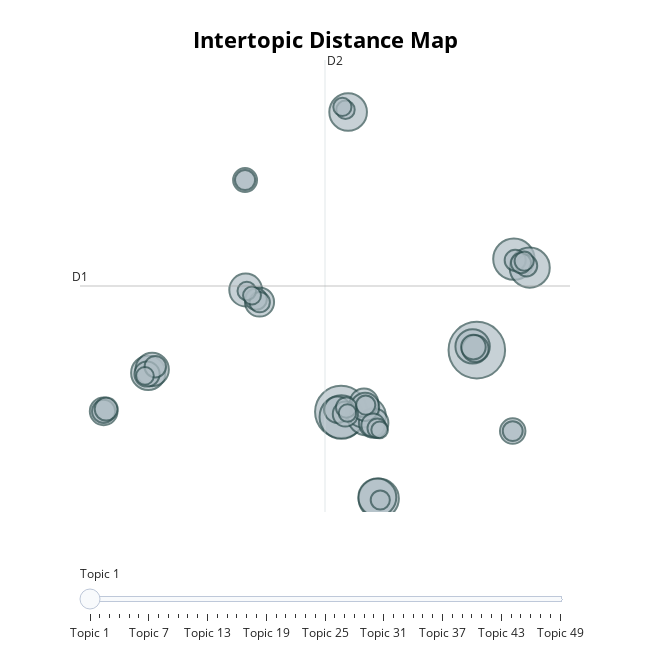

Here is the notebook cell this chart was saved with:
### Markdown cell above
## Topic Relationships

### Code cell
topic_model.visualize_topics(top_n_topics=50)

### Figure 1 — Plotly figure (JSON) as saved in the notebook; plotly's stock layout.template omitted (floating-point values rounded to 4 significant figures; data arrays with more than 128 entries replaced by an {"elided": "..."} marker saying what was removed)
{"data": [{"customdata": {"elided": "49x5 mixed values"}, "hovertemplate": "<b>Topic %{customdata[2]}</b><br>Words: %{customdata[3]}<br>Size: %{customdata[4]}", "legendgroup": "", "marker": {"color": "#B0BEC5", "line": {"color": "DarkSlateGrey", "width": 2}, "size": [3821, 3242, 2280, 2041, 1935, 1917, 1767, 1720, 1694, 1409, 1402, 1331, 1285, 1253, 1039, 1015, 966, 948, 918, 847, 834, 774, 759, 756, 723, 683, 658, 642, 630, 562, 552, 544, 529, 503, 497, 484, 481, 473, 454, 439, 438, 437, 411, 405, 394, 383, 375, 366, 333], "sizemode": "area", "sizeref": 2.388, "symbol": "circle"}, "mode": "markers", "name": "", "orientation": "v", "showlegend": false, "type": "scatter", "x": [13.65, 5.054, 5.072, 15.99, 7.436, 17.0, 6.672, 7.346, 5.498, 13.38, -7.158, -6.91, -0.9875, 6.416, 7.114, -0.1125, 6.503, 6.575, -9.98, 13.55, 4.827, 15.92, -7.235, 5.323, 13.43, -1.028, 7.08, -9.981, -9.822, -0.3325, -6.71, 16.8, 16.08, 5.379, -0.1027, -1.028, 16.44, 15.92, 7.341, 16.64, 6.613, 7.534, -0.9176, 5.332, 5.135, -0.5873, -7.366, 5.457, 7.494], "xaxis": "x", "y": [4.997, 0.5733, 0.2054, 11.52, -5.642, 10.9, 0.2606, -5.553, 22.06, 5.262, 3.361, 3.609, 9.303, 0.6193, -0.225, 8.442, 1.231, 0.9323, 0.6125, 5.104, 0.7261, -0.8044, 3.285, 0.4199, 5.212, 17.18, -0.3815, 0.6113, 0.7708, 8.658, 3.809, 11.04, 11.43, 0.8916, 8.432, 17.18, 11.23, -0.8044, -0.6046, 11.37, 1.057, -5.74, 9.233, 22.22, 22.42, 8.909, 3.153, 0.489, -0.7169], "yaxis": "y"}], "layout": {"annotations": [{"showarrow": false, "text": "D1", "x": -11.48, "y": 9.59, "yshift": 10}, {"showarrow": false, "text": "D2", "x": 4.034, "xshift": 10, "y": 25.78}], "height": 650, "hoverlabel": {"bgcolor": "white", "font": {"family": "Rockwell", "size": 16}}, "legend": {"itemsizing": "constant", "tracegroupgap": 0}, "margin": {"t": 60}, "shapes": [{"line": {"color": "#CFD8DC", "width": 2}, "type": "line", "x0": 4.034, "x1": 4.034, "y0": -6.601, "y1": 25.78}, {"line": {"color": "#9E9E9E", "width": 2}, "type": "line", "x0": -11.48, "x1": 19.55, "y0": 9.59, "y1": 9.59}], "sliders": [{"active": 0, "pad": {"t": 50}, "steps": [{"args": [{"marker.color": [["red", "#B0BEC5", "#B0BEC5", "#B0BEC5", "#B0BEC5", "#B0BEC5", "#B0BEC5", "#B0BEC5", "#B0BEC5", "#B0BEC5", "#B0BEC5", "#B0BEC5", "#B0BEC5", "#B0BEC5", "#B0BEC5", "#B0BEC5", "#B0BEC5", "#B0BEC5", "#B0BEC5", "#B0BEC5", "#B0BEC5", "#B0BEC5", "#B0BEC5", "#B0BEC5", "#B0BEC5", "#B0BEC5", "#B0BEC5", "#B0BEC5", "#B0BEC5", "#B0BEC5", "#B0BEC5", "#B0BEC5", "#B0BEC5", "#B0BEC5", "#B0BEC5", "#B0BEC5", "#B0BEC5", "#B0BEC5", "#B0BEC5", "#B0BEC5", "#B0BEC5", "#B0BEC5", "#B0BEC5", "#B0BEC5", "#B0BEC5", "#B0BEC5", "#B0BEC5", "#B0BEC5", "#B0BEC5"]]}], "label": "Topic 1", "method": "update"}, {"args": [{"marker.color": [["#B0BEC5", "red", "#B0BEC5", "#B0BEC5", "#B0BEC5", "#B0BEC5", "#B0BEC5", "#B0BEC5", "#B0BEC5", "#B0BEC5", "#B0BEC5", "#B0BEC5", "#B0BEC5", "#B0BEC5", "#B0BEC5", "#B0BEC5", "#B0BEC5", "#B0BEC5", "#B0BEC5", "#B0BEC5", "#B0BEC5", "#B0BEC5", "#B0BEC5", "#B0BEC5", "#B0BEC5", "#B0BEC5", "#B0BEC5", "#B0BEC5", "#B0BEC5", "#B0BEC5", "#B0BEC5", "#B0BEC5", "#B0BEC5", "#B0BEC5", "#B0BEC5", "#B0BEC5", "#B0BEC5", "#B0BEC5", "#B0BEC5", "#B0BEC5", "#B0BEC5", "#B0BEC5", "#B0BEC5", "#B0BEC5", "#B0BEC5", "#B0BEC5", "#B0BEC5", "#B0BEC5", "#B0BEC5"]]}], "label": "Topic 2", "method": "update"}, {"args": [{"marker.color": [["#B0BEC5", "#B0BEC5", "red", "#B0BEC5", "#B0BEC5", "#B0BEC5", "#B0BEC5", "#B0BEC5", "#B0BEC5", "#B0BEC5", "#B0BEC5", "#B0BEC5", "#B0BEC5", "#B0BEC5", "#B0BEC5", "#B0BEC5", "#B0BEC5", "#B0BEC5", "#B0BEC5", "#B0BEC5", "#B0BEC5", "#B0BEC5", "#B0BEC5", "#B0BEC5", "#B0BEC5", "#B0BEC5", "#B0BEC5", "#B0BEC5", "#B0BEC5", "#B0BEC5", "#B0BEC5", "#B0BEC5", "#B0BEC5", "#B0BEC5", "#B0BEC5", "#B0BEC5", "#B0BEC5", "#B0BEC5", "#B0BEC5", "#B0BEC5", "#B0BEC5", "#B0BEC5", "#B0BEC5", "#B0BEC5", "#B0BEC5", "#B0BEC5", "#B0BEC5", "#B0BEC5", "#B0BEC5"]]}], "label": "Topic 3", "method": "update"}, {"args": [{"marker.color": [["#B0BEC5", "#B0BEC5", "#B0BEC5", "red", "#B0BEC5", "#B0BEC5", "#B0BEC5", "#B0BEC5", "#B0BEC5", "#B0BEC5", "#B0BEC5", "#B0BEC5", "#B0BEC5", "#B0BEC5", "#B0BEC5", "#B0BEC5", "#B0BEC5", "#B0BEC5", "#B0BEC5", "#B0BEC5", "#B0BEC5", "#B0BEC5", "#B0BEC5", "#B0BEC5", "#B0BEC5", "#B0BEC5", "#B0BEC5", "#B0BEC5", "#B0BEC5", "#B0BEC5", "#B0BEC5", "#B0BEC5", "#B0BEC5", "#B0BEC5", "#B0BEC5", "#B0BEC5", "#B0BEC5", "#B0BEC5", "#B0BEC5", "#B0BEC5", "#B0BEC5", "#B0BEC5", "#B0BEC5", "#B0BEC5", "#B0BEC5", "#B0BEC5", "#B0BEC5", "#B0BEC5", "#B0BEC5"]]}], "label": "Topic 4", "method": "update"}, {"args": [{"marker.color": [["#B0BEC5", "#B0BEC5", "#B0BEC5", "#B0BEC5", "red", "#B0BEC5", "#B0BEC5", "#B0BEC5", "#B0BEC5", "#B0BEC5", "#B0BEC5", "#B0BEC5", "#B0BEC5", "#B0BEC5", "#B0BEC5", "#B0BEC5", "#B0BEC5", "#B0BEC5", "#B0BEC5", "#B0BEC5", "#B0BEC5", "#B0BEC5", "#B0BEC5", "#B0BEC5", "#B0BEC5", "#B0BEC5", "#B0BEC5", "#B0BEC5", "#B0BEC5", "#B0BEC5", "#B0BEC5", "#B0BEC5", "#B0BEC5", "#B0BEC5", "#B0BEC5", "#B0BEC5", "#B0BEC5", "#B0BEC5", "#B0BEC5", "#B0BEC5", "#B0BEC5", "#B0BEC5", "#B0BEC5", "#B0BEC5", "#B0BEC5", "#B0BEC5", "#B0BEC5", "#B0BEC5", "#B0BEC5"]]}], "label": "Topic 5", "method": "update"}, {"args": [{"marker.color": [["#B0BEC5", "#B0BEC5", "#B0BEC5", "#B0BEC5", "#B0BEC5", "red", "#B0BEC5", "#B0BEC5", "#B0BEC5", "#B0BEC5", "#B0BEC5", "#B0BEC5", "#B0BEC5", "#B0BEC5", "#B0BEC5", "#B0BEC5", "#B0BEC5", "#B0BEC5", "#B0BEC5", "#B0BEC5", "#B0BEC5", "#B0BEC5", "#B0BEC5", "#B0BEC5", "#B0BEC5", "#B0BEC5", "#B0BEC5", "#B0BEC5", "#B0BEC5", "#B0BEC5", "#B0BEC5", "#B0BEC5", "#B0BEC5", "#B0BEC5", "#B0BEC5", "#B0BEC5", "#B0BEC5", "#B0BEC5", "#B0BEC5", "#B0BEC5", "#B0BEC5", "#B0BEC5", "#B0BEC5", "#B0BEC5", "#B0BEC5", "#B0BEC5", "#B0BEC5", "#B0BEC5", "#B0BEC5"]]}], "label": "Topic 6", "method": "update"}, {"args": [{"marker.color": [["#B0BEC5", "#B0BEC5", "#B0BEC5", "#B0BEC5", "#B0BEC5", "#B0BEC5", "red", "#B0BEC5", "#B0BEC5", "#B0BEC5", "#B0BEC5", "#B0BEC5", "#B0BEC5", "#B0BEC5", "#B0BEC5", "#B0BEC5", "#B0BEC5", "#B0BEC5", "#B0BEC5", "#B0BEC5", "#B0BEC5", "#B0BEC5", "#B0BEC5", "#B0BEC5", "#B0BEC5", "#B0BEC5", "#B0BEC5", "#B0BEC5", "#B0BEC5", "#B0BEC5", "#B0BEC5", "#B0BEC5", "#B0BEC5", "#B0BEC5", "#B0BEC5", "#B0BEC5", "#B0BEC5", "#B0BEC5", "#B0BEC5", "#B0BEC5", "#B0BEC5", "#B0BEC5", "#B0BEC5", "#B0BEC5", "#B0BEC5", "#B0BEC5", "#B0BEC5", "#B0BEC5", "#B0BEC5"]]}], "label": "Topic 7", "method": "update"}, {"args": [{"marker.color": [["#B0BEC5", "#B0BEC5", "#B0BEC5", "#B0BEC5", "#B0BEC5", "#B0BEC5", "#B0BEC5", "red", "#B0BEC5", "#B0BEC5", "#B0BEC5", "#B0BEC5", "#B0BEC5", "#B0BEC5", "#B0BEC5", "#B0BEC5", "#B0BEC5", "#B0BEC5", "#B0BEC5", "#B0BEC5", "#B0BEC5", "#B0BEC5", "#B0BEC5", "#B0BEC5", "#B0BEC5", "#B0BEC5", "#B0BEC5", "#B0BEC5", "#B0BEC5", "#B0BEC5", "#B0BEC5", "#B0BEC5", "#B0BEC5", "#B0BEC5", "#B0BEC5", "#B0BEC5", "#B0BEC5", "#B0BEC5", "#B0BEC5", "#B0BEC5", "#B0BEC5", "#B0BEC5", "#B0BEC5", "#B0BEC5", "#B0BEC5", "#B0BEC5", "#B0BEC5", "#B0BEC5", "#B0BEC5"]]}], "label": "Topic 8", "method": "update"}, {"args": [{"marker.color": [["#B0BEC5", "#B0BEC5", "#B0BEC5", "#B0BEC5", "#B0BEC5", "#B0BEC5", "#B0BEC5", "#B0BEC5", "red", "#B0BEC5", "#B0BEC5", "#B0BEC5", "#B0BEC5", "#B0BEC5", "#B0BEC5", "#B0BEC5", "#B0BEC5", "#B0BEC5", "#B0BEC5", "#B0BEC5", "#B0BEC5", "#B0BEC5", "#B0BEC5", "#B0BEC5", "#B0BEC5", "#B0BEC5", "#B0BEC5", "#B0BEC5", "#B0BEC5", "#B0BEC5", "#B0BEC5", "#B0BEC5", "#B0BEC5", "#B0BEC5", "#B0BEC5", "#B0BEC5", "#B0BEC5", "#B0BEC5", "#B0BEC5", "#B0BEC5", "#B0BEC5", "#B0BEC5", "#B0BEC5", "#B0BEC5", "#B0BEC5", "#B0BEC5", "#B0BEC5", "#B0BEC5", "#B0BEC5"]]}], "label": "Topic 9", "method": "update"}, {"args": [{"marker.color": [["#B0BEC5", "#B0BEC5", "#B0BEC5", "#B0BEC5", "#B0BEC5", "#B0BEC5", "#B0BEC5", "#B0BEC5", "#B0BEC5", "red", "#B0BEC5", "#B0BEC5", "#B0BEC5", "#B0BEC5", "#B0BEC5", "#B0BEC5", "#B0BEC5", "#B0BEC5", "#B0BEC5", "#B0BEC5", "#B0BEC5", "#B0BEC5", "#B0BEC5", "#B0BEC5", "#B0BEC5", "#B0BEC5", "#B0BEC5", "#B0BEC5", "#B0BEC5", "#B0BEC5", "#B0BEC5", "#B0BEC5", "#B0BEC5", "#B0BEC5", "#B0BEC5", "#B0BEC5", "#B0BEC5", "#B0BEC5", "#B0BEC5", "#B0BEC5", "#B0BEC5", "#B0BEC5", "#B0BEC5", "#B0BEC5", "#B0BEC5", "#B0BEC5", "#B0BEC5", "#B0BEC5", "#B0BEC5"]]}], "label": "Topic 10", "method": "update"}, {"args": [{"marker.color": [["#B0BEC5", "#B0BEC5", "#B0BEC5", "#B0BEC5", "#B0BEC5", "#B0BEC5", "#B0BEC5", "#B0BEC5", "#B0BEC5", "#B0BEC5", "red", "#B0BEC5", "#B0BEC5", "#B0BEC5", "#B0BEC5", "#B0BEC5", "#B0BEC5", "#B0BEC5", "#B0BEC5", "#B0BEC5", "#B0BEC5", "#B0BEC5", "#B0BEC5", "#B0BEC5", "#B0BEC5", "#B0BEC5", "#B0BEC5", "#B0BEC5", "#B0BEC5", "#B0BEC5", "#B0BEC5", "#B0BEC5", "#B0BEC5", "#B0BEC5", "#B0BEC5", "#B0BEC5", "#B0BEC5", "#B0BEC5", "#B0BEC5", "#B0BEC5", "#B0BEC5", "#B0BEC5", "#B0BEC5", "#B0BEC5", "#B0BEC5", "#B0BEC5", "#B0BEC5", "#B0BEC5", "#B0BEC5"]]}], "label": "Topic 11", "method": "update"}, {"args": [{"marker.color": [["#B0BEC5", "#B0BEC5", "#B0BEC5", "#B0BEC5", "#B0BEC5", "#B0BEC5", "#B0BEC5", "#B0BEC5", "#B0BEC5", "#B0BEC5", "#B0BEC5", "red", "#B0BEC5", "#B0BEC5", "#B0BEC5", "#B0BEC5", "#B0BEC5", "#B0BEC5", "#B0BEC5", "#B0BEC5", "#B0BEC5", "#B0BEC5", "#B0BEC5", "#B0BEC5", "#B0BEC5", "#B0BEC5", "#B0BEC5", "#B0BEC5", "#B0BEC5", "#B0BEC5", "#B0BEC5", "#B0BEC5", "#B0BEC5", "#B0BEC5", "#B0BEC5", "#B0BEC5", "#B0BEC5", "#B0BEC5", "#B0BEC5", "#B0BEC5", "#B0BEC5", "#B0BEC5", "#B0BEC5", "#B0BEC5", "#B0BEC5", "#B0BEC5", "#B0BEC5", "#B0BEC5", "#B0BEC5"]]}], "label": "Topic 12", "method": "update"}, {"args": [{"marker.color": [["#B0BEC5", "#B0BEC5", "#B0BEC5", "#B0BEC5", "#B0BEC5", "#B0BEC5", "#B0BEC5", "#B0BEC5", "#B0BEC5", "#B0BEC5", "#B0BEC5", "#B0BEC5", "red", "#B0BEC5", "#B0BEC5", "#B0BEC5", "#B0BEC5", "#B0BEC5", "#B0BEC5", "#B0BEC5", "#B0BEC5", "#B0BEC5", "#B0BEC5", "#B0BEC5", "#B0BEC5", "#B0BEC5", "#B0BEC5", "#B0BEC5", "#B0BEC5", "#B0BEC5", "#B0BEC5", "#B0BEC5", "#B0BEC5", "#B0BEC5", "#B0BEC5", "#B0BEC5", "#B0BEC5", "#B0BEC5", "#B0BEC5", "#B0BEC5", "#B0BEC5", "#B0BEC5", "#B0BEC5", "#B0BEC5", "#B0BEC5", "#B0BEC5", "#B0BEC5", "#B0BEC5", "#B0BEC5"]]}], "label": "Topic 13", "method": "update"}, {"args": [{"marker.color": [["#B0BEC5", "#B0BEC5", "#B0BEC5", "#B0BEC5", "#B0BEC5", "#B0BEC5", "#B0BEC5", "#B0BEC5", "#B0BEC5", "#B0BEC5", "#B0BEC5", "#B0BEC5", "#B0BEC5", "red", "#B0BEC5", "#B0BEC5", "#B0BEC5", "#B0BEC5", "#B0BEC5", "#B0BEC5", "#B0BEC5", "#B0BEC5", "#B0BEC5", "#B0BEC5", "#B0BEC5", "#B0BEC5", "#B0BEC5", "#B0BEC5", "#B0BEC5", "#B0BEC5", "#B0BEC5", "#B0BEC5", "#B0BEC5", "#B0BEC5", "#B0BEC5", "#B0BEC5", "#B0BEC5", "#B0BEC5", "#B0BEC5", "#B0BEC5", "#B0BEC5", "#B0BEC5", "#B0BEC5", "#B0BEC5", "#B0BEC5", "#B0BEC5", "#B0BEC5", "#B0BEC5", "#B0BEC5"]]}], "label": "Topic 14", "method": "update"}, {"args": [{"marker.color": [["#B0BEC5", "#B0BEC5", "#B0BEC5", "#B0BEC5", "#B0BEC5", "#B0BEC5", "#B0BEC5", "#B0BEC5", "#B0BEC5", "#B0BEC5", "#B0BEC5", "#B0BEC5", "#B0BEC5", "#B0BEC5", "red", "#B0BEC5", "#B0BEC5", "#B0BEC5", "#B0BEC5", "#B0BEC5", "#B0BEC5", "#B0BEC5", "#B0BEC5", "#B0BEC5", "#B0BEC5", "#B0BEC5", "#B0BEC5", "#B0BEC5", "#B0BEC5", "#B0BEC5", "#B0BEC5", "#B0BEC5", "#B0BEC5", "#B0BEC5", "#B0BEC5", "#B0BEC5", "#B0BEC5", "#B0BEC5", "#B0BEC5", "#B0BEC5", "#B0BEC5", "#B0BEC5", "#B0BEC5", "#B0BEC5", "#B0BEC5", "#B0BEC5", "#B0BEC5", "#B0BEC5", "#B0BEC5"]]}], "label": "Topic 15", "method": "update"}, {"args": [{"marker.color": [["#B0BEC5", "#B0BEC5", "#B0BEC5", "#B0BEC5", "#B0BEC5", "#B0BEC5", "#B0BEC5", "#B0BEC5", "#B0BEC5", "#B0BEC5", "#B0BEC5", "#B0BEC5", "#B0BEC5", "#B0BEC5", "#B0BEC5", "red", "#B0BEC5", "#B0BEC5", "#B0BEC5", "#B0BEC5", "#B0BEC5", "#B0BEC5", "#B0BEC5", "#B0BEC5", "#B0BEC5", "#B0BEC5", "#B0BEC5", "#B0BEC5", "#B0BEC5", "#B0BEC5", "#B0BEC5", "#B0BEC5", "#B0BEC5", "#B0BEC5", "#B0BEC5", "#B0BEC5", "#B0BEC5", "#B0BEC5", "#B0BEC5", "#B0BEC5", "#B0BEC5", "#B0BEC5", "#B0BEC5", "#B0BEC5", "#B0BEC5", "#B0BEC5", "#B0BEC5", "#B0BEC5", "#B0BEC5"]]}], "label": "Topic 16", "method": "update"}, {"args": [{"marker.color": [["#B0BEC5", "#B0BEC5", "#B0BEC5", "#B0BEC5", "#B0BEC5", "#B0BEC5", "#B0BEC5", "#B0BEC5", "#B0BEC5", "#B0BEC5", "#B0BEC5", "#B0BEC5", "#B0BEC5", "#B0BEC5", "#B0BEC5", "#B0BEC5", "red", "#B0BEC5", "#B0BEC5", "#B0BEC5", "#B0BEC5", "#B0BEC5", "#B0BEC5", "#B0BEC5", "#B0BEC5", "#B0BEC5", "#B0BEC5", "#B0BEC5", "#B0BEC5", "#B0BEC5", "#B0BEC5", "#B0BEC5", "#B0BEC5", "#B0BEC5", "#B0BEC5", "#B0BEC5", "#B0BEC5", "#B0BEC5", "#B0BEC5", "#B0BEC5", "#B0BEC5", "#B0BEC5", "#B0BEC5", "#B0BEC5", "#B0BEC5", "#B0BEC5", "#B0BEC5", "#B0BEC5", "#B0BEC5"]]}], "label": "Topic 17", "method": "update"}, {"args": [{"marker.color": [["#B0BEC5", "#B0BEC5", "#B0BEC5", "#B0BEC5", "#B0BEC5", "#B0BEC5", "#B0BEC5", "#B0BEC5", "#B0BEC5", "#B0BEC5", "#B0BEC5", "#B0BEC5", "#B0BEC5", "#B0BEC5", "#B0BEC5", "#B0BEC5", "#B0BEC5", "red", "#B0BEC5", "#B0BEC5", "#B0BEC5", "#B0BEC5", "#B0BEC5", "#B0BEC5", "#B0BEC5", "#B0BEC5", "#B0BEC5", "#B0BEC5", "#B0BEC5", "#B0BEC5", "#B0BEC5", "#B0BEC5", "#B0BEC5", "#B0BEC5", "#B0BEC5", "#B0BEC5", "#B0BEC5", "#B0BEC5", "#B0BEC5", "#B0BEC5", "#B0BEC5", "#B0BEC5", "#B0BEC5", "#B0BEC5", "#B0BEC5", "#B0BEC5", "#B0BEC5", "#B0BEC5", "#B0BEC5"]]}], "label": "Topic 18", "method": "update"}, {"args": [{"marker.color": [["#B0BEC5", "#B0BEC5", "#B0BEC5", "#B0BEC5", "#B0BEC5", "#B0BEC5", "#B0BEC5", "#B0BEC5", "#B0BEC5", "#B0BEC5", "#B0BEC5", "#B0BEC5", "#B0BEC5", "#B0BEC5", "#B0BEC5", "#B0BEC5", "#B0BEC5", "#B0BEC5", "red", "#B0BEC5", "#B0BEC5", "#B0BEC5", "#B0BEC5", "#B0BEC5", "#B0BEC5", "#B0BEC5", "#B0BEC5", "#B0BEC5", "#B0BEC5", "#B0BEC5", "#B0BEC5", "#B0BEC5", "#B0BEC5", "#B0BEC5", "#B0BEC5", "#B0BEC5", "#B0BEC5", "#B0BEC5", "#B0BEC5", "#B0BEC5", "#B0BEC5", "#B0BEC5", "#B0BEC5", "#B0BEC5", "#B0BEC5", "#B0BEC5", "#B0BEC5", "#B0BEC5", "#B0BEC5"]]}], "label": "Topic 19", "method": "update"}, {"args": [{"marker.color": [["#B0BEC5", "#B0BEC5", "#B0BEC5", "#B0BEC5", "#B0BEC5", "#B0BEC5", "#B0BEC5", "#B0BEC5", "#B0BEC5", "#B0BEC5", "#B0BEC5", "#B0BEC5", "#B0BEC5", "#B0BEC5", "#B0BEC5", "#B0BEC5", "#B0BEC5", "#B0BEC5", "#B0BEC5", "red", "#B0BEC5", "#B0BEC5", "#B0BEC5", "#B0BEC5", "#B0BEC5", "#B0BEC5", "#B0BEC5", "#B0BEC5", "#B0BEC5", "#B0BEC5", "#B0BEC5", "#B0BEC5", "#B0BEC5", "#B0BEC5", "#B0BEC5", "#B0BEC5", "#B0BEC5", "#B0BEC5", "#B0BEC5", "#B0BEC5", "#B0BEC5", "#B0BEC5", "#B0BEC5", "#B0BEC5", "#B0BEC5", "#B0BEC5", "#B0BEC5", "#B0BEC5", "#B0BEC5"]]}], "label": "Topic 20", "method": "update"}, {"args": [{"marker.color": [["#B0BEC5", "#B0BEC5", "#B0BEC5", "#B0BEC5", "#B0BEC5", "#B0BEC5", "#B0BEC5", "#B0BEC5", "#B0BEC5", "#B0BEC5", "#B0BEC5", "#B0BEC5", "#B0BEC5", "#B0BEC5", "#B0BEC5", "#B0BEC5", "#B0BEC5", "#B0BEC5", "#B0BEC5", "#B0BEC5", "red", "#B0BEC5", "#B0BEC5", "#B0BEC5", "#B0BEC5", "#B0BEC5", "#B0BEC5", "#B0BEC5", "#B0BEC5", "#B0BEC5", "#B0BEC5", "#B0BEC5", "#B0BEC5", "#B0BEC5", "#B0BEC5", "#B0BEC5", "#B0BEC5", "#B0BEC5", "#B0BEC5", "#B0BEC5", "#B0BEC5", "#B0BEC5", "#B0BEC5", "#B0BEC5", "#B0BEC5", "#B0BEC5", "#B0BEC5", "#B0BEC5", "#B0BEC5"]]}], "label": "Topic 21", "method": "update"}, {"args": [{"marker.color": [["#B0BEC5", "#B0BEC5", "#B0BEC5", "#B0BEC5", "#B0BEC5", "#B0BEC5", "#B0BEC5", "#B0BEC5", "#B0BEC5", "#B0BEC5", "#B0BEC5", "#B0BEC5", "#B0BEC5", "#B0BEC5", "#B0BEC5", "#B0BEC5", "#B0BEC5", "#B0BEC5", "#B0BEC5", "#B0BEC5", "#B0BEC5", "red", "#B0BEC5", "#B0BEC5", "#B0BEC5", "#B0BEC5", "#B0BEC5", "#B0BEC5", "#B0BEC5", "#B0BEC5", "#B0BEC5", "#B0BEC5", "#B0BEC5", "#B0BEC5", "#B0BEC5", "#B0BEC5", "#B0BEC5", "#B0BEC5", "#B0BEC5", "#B0BEC5", "#B0BEC5", "#B0BEC5", "#B0BEC5", "#B0BEC5", "#B0BEC5", "#B0BEC5", "#B0BEC5", "#B0BEC5", "#B0BEC5"]]}], "label": "Topic 22", "method": "update"}, {"args": [{"marker.color": [["#B0BEC5", "#B0BEC5", "#B0BEC5", "#B0BEC5", "#B0BEC5", "#B0BEC5", "#B0BEC5", "#B0BEC5", "#B0BEC5", "#B0BEC5", "#B0BEC5", "#B0BEC5", "#B0BEC5", "#B0BEC5", "#B0BEC5", "#B0BEC5", "#B0BEC5", "#B0BEC5", "#B0BEC5", "#B0BEC5", "#B0BEC5", "#B0BEC5", "red", "#B0BEC5", "#B0BEC5", "#B0BEC5", "#B0BEC5", "#B0BEC5", "#B0BEC5", "#B0BEC5", "#B0BEC5", "#B0BEC5", "#B0BEC5", "#B0BEC5", "#B0BEC5", "#B0BEC5", "#B0BEC5", "#B0BEC5", "#B0BEC5", "#B0BEC5", "#B0BEC5", "#B0BEC5", "#B0BEC5", "#B0BEC5", "#B0BEC5", "#B0BEC5", "#B0BEC5", "#B0BEC5", "#B0BEC5"]]}], "label": "Topic 23", "method": "update"}, {"args": [{"marker.color": [["#B0BEC5", "#B0BEC5", "#B0BEC5", "#B0BEC5", "#B0BEC5", "#B0BEC5", "#B0BEC5", "#B0BEC5", "#B0BEC5", "#B0BEC5", "#B0BEC5", "#B0BEC5", "#B0BEC5", "#B0BEC5", "#B0BEC5", "#B0BEC5", "#B0BEC5", "#B0BEC5", "#B0BEC5", "#B0BEC5", "#B0BEC5", "#B0BEC5", "#B0BEC5", "red", "#B0BEC5", "#B0BEC5", "#B0BEC5", "#B0BEC5", "#B0BEC5", "#B0BEC5", "#B0BEC5", "#B0BEC5", "#B0BEC5", "#B0BEC5", "#B0BEC5", "#B0BEC5", "#B0BEC5", "#B0BEC5", "#B0BEC5", "#B0BEC5", "#B0BEC5", "#B0BEC5", "#B0BEC5", "#B0BEC5", "#B0BEC5", "#B0BEC5", "#B0BEC5", "#B0BEC5", "#B0BEC5"]]}], "label": "Topic 24", "method": "update"}, {"args": [{"marker.color": [["#B0BEC5", "#B0BEC5", "#B0BEC5", "#B0BEC5", "#B0BEC5", "#B0BEC5", "#B0BEC5", "#B0BEC5", "#B0BEC5", "#B0BEC5", "#B0BEC5", "#B0BEC5", "#B0BEC5", "#B0BEC5", "#B0BEC5", "#B0BEC5", "#B0BEC5", "#B0BEC5", "#B0BEC5", "#B0BEC5", "#B0BEC5", "#B0BEC5", "#B0BEC5", "#B0BEC5", "red", "#B0BEC5", "#B0BEC5", "#B0BEC5", "#B0BEC5", "#B0BEC5", "#B0BEC5", "#B0BEC5", "#B0BEC5", "#B0BEC5", "#B0BEC5", "#B0BEC5", "#B0BEC5", "#B0BEC5", "#B0BEC5", "#B0BEC5", "#B0BEC5", "#B0BEC5", "#B0BEC5", "#B0BEC5", "#B0BEC5", "#B0BEC5", "#B0BEC5", "#B0BEC5", "#B0BEC5"]]}], "label": "Topic 25", "method": "update"}, {"args": [{"marker.color": [["#B0BEC5", "#B0BEC5", "#B0BEC5", "#B0BEC5", "#B0BEC5", "#B0BEC5", "#B0BEC5", "#B0BEC5", "#B0BEC5", "#B0BEC5", "#B0BEC5", "#B0BEC5", "#B0BEC5", "#B0BEC5", "#B0BEC5", "#B0BEC5", "#B0BEC5", "#B0BEC5", "#B0BEC5", "#B0BEC5", "#B0BEC5", "#B0BEC5", "#B0BEC5", "#B0BEC5", "#B0BEC5", "red", "#B0BEC5", "#B0BEC5", "#B0BEC5", "#B0BEC5", "#B0BEC5", "#B0BEC5", "#B0BEC5", "#B0BEC5", "#B0BEC5", "#B0BEC5", "#B0BEC5", "#B0BEC5", "#B0BEC5", "#B0BEC5", "#B0BEC5", "#B0BEC5", "#B0BEC5", "#B0BEC5", "#B0BEC5", "#B0BEC5", "#B0BEC5", "#B0BEC5", "#B0BEC5"]]}], "label": "Topic 26", "method": "update"}, {"args": [{"marker.color": [["#B0BEC5", "#B0BEC5", "#B0BEC5", "#B0BEC5", "#B0BEC5", "#B0BEC5", "#B0BEC5", "#B0BEC5", "#B0BEC5", "#B0BEC5", "#B0BEC5", "#B0BEC5", "#B0BEC5", "#B0BEC5", "#B0BEC5", "#B0BEC5", "#B0BEC5", "#B0BEC5", "#B0BEC5", "#B0BEC5", "#B0BEC5", "#B0BEC5", "#B0BEC5", "#B0BEC5", "#B0BEC5", "#B0BEC5", "red", "#B0BEC5", "#B0BEC5", "#B0BEC5", "#B0BEC5", "#B0BEC5", "#B0BEC5", "#B0BEC5", "#B0BEC5", "#B0BEC5", "#B0BEC5", "#B0BEC5", "#B0BEC5", "#B0BEC5", "#B0BEC5", "#B0BEC5", "#B0BEC5", "#B0BEC5", "#B0BEC5", "#B0BEC5", "#B0BEC5", "#B0BEC5", "#B0BEC5"]]}], "label": "Topic 27", "method": "update"}, {"args": [{"marker.color": [["#B0BEC5", "#B0BEC5", "#B0BEC5", "#B0BEC5", "#B0BEC5", "#B0BEC5", "#B0BEC5", "#B0BEC5", "#B0BEC5", "#B0BEC5", "#B0BEC5", "#B0BEC5", "#B0BEC5", "#B0BEC5", "#B0BEC5", "#B0BEC5", "#B0BEC5", "#B0BEC5", "#B0BEC5", "#B0BEC5", "#B0BEC5", "#B0BEC5", "#B0BEC5", "#B0BEC5", "#B0BEC5", "#B0BEC5", "#B0BEC5", "red", "#B0BEC5", "#B0BEC5", "#B0BEC5", "#B0BEC5", "#B0BEC5", "#B0BEC5", "#B0BEC5", "#B0BEC5", "#B0BEC5", "#B0BEC5", "#B0BEC5", "#B0BEC5", "#B0BEC5", "#B0BEC5", "#B0BEC5", "#B0BEC5", "#B0BEC5", "#B0BEC5", "#B0BEC5", "#B0BEC5", "#B0BEC5"]]}], "label": "Topic 28", "method": "update"}, {"args": [{"marker.color": [["#B0BEC5", "#B0BEC5", "#B0BEC5", "#B0BEC5", "#B0BEC5", "#B0BEC5", "#B0BEC5", "#B0BEC5", "#B0BEC5", "#B0BEC5", "#B0BEC5", "#B0BEC5", "#B0BEC5", "#B0BEC5", "#B0BEC5", "#B0BEC5", "#B0BEC5", "#B0BEC5", "#B0BEC5", "#B0BEC5", "#B0BEC5", "#B0BEC5", "#B0BEC5", "#B0BEC5", "#B0BEC5", "#B0BEC5", "#B0BEC5", "#B0BEC5", "red", "#B0BEC5", "#B0BEC5", "#B0BEC5", "#B0BEC5", "#B0BEC5", "#B0BEC5", "#B0BEC5", "#B0BEC5", "#B0BEC5", "#B0BEC5", "#B0BEC5", "#B0BEC5", "#B0BEC5", "#B0BEC5", "#B0BEC5", "#B0BEC5", "#B0BEC5", "#B0BEC5", "#B0BEC5", "#B0BEC5"]]}], "label": "Topic 29", "method": "update"}, {"args": [{"marker.color": [["#B0BEC5", "#B0BEC5", "#B0BEC5", "#B0BEC5", "#B0BEC5", "#B0BEC5", "#B0BEC5", "#B0BEC5", "#B0BEC5", "#B0BEC5", "#B0BEC5", "#B0BEC5", "#B0BEC5", "#B0BEC5", "#B0BEC5", "#B0BEC5", "#B0BEC5", "#B0BEC5", "#B0BEC5", "#B0BEC5", "#B0BEC5", "#B0BEC5", "#B0BEC5", "#B0BEC5", "#B0BEC5", "#B0BEC5", "#B0BEC5", "#B0BEC5", "#B0BEC5", "red", "#B0BEC5", "#B0BEC5", "#B0BEC5", "#B0BEC5", "#B0BEC5", "#B0BEC5", "#B0BEC5", "#B0BEC5", "#B0BEC5", "#B0BEC5", "#B0BEC5", "#B0BEC5", "#B0BEC5", "#B0BEC5", "#B0BEC5", "#B0BEC5", "#B0BEC5", "#B0BEC5", "#B0BEC5"]]}], "label": "Topic 30", "method": "update"}, {"args": [{"marker.color": [["#B0BEC5", "#B0BEC5", "#B0BEC5", "#B0BEC5", "#B0BEC5", "#B0BEC5", "#B0BEC5", "#B0BEC5", "#B0BEC5", "#B0BEC5", "#B0BEC5", "#B0BEC5", "#B0BEC5", "#B0BEC5", "#B0BEC5", "#B0BEC5", "#B0BEC5", "#B0BEC5", "#B0BEC5", "#B0BEC5", "#B0BEC5", "#B0BEC5", "#B0BEC5", "#B0BEC5", "#B0BEC5", "#B0BEC5", "#B0BEC5", "#B0BEC5", "#B0BEC5", "#B0BEC5", "red", "#B0BEC5", "#B0BEC5", "#B0BEC5", "#B0BEC5", "#B0BEC5", "#B0BEC5", "#B0BEC5", "#B0BEC5", "#B0BEC5", "#B0BEC5", "#B0BEC5", "#B0BEC5", "#B0BEC5", "#B0BEC5", "#B0BEC5", "#B0BEC5", "#B0BEC5", "#B0BEC5"]]}], "label": "Topic 31", "method": "update"}, {"args": [{"marker.color": [["#B0BEC5", "#B0BEC5", "#B0BEC5", "#B0BEC5", "#B0BEC5", "#B0BEC5", "#B0BEC5", "#B0BEC5", "#B0BEC5", "#B0BEC5", "#B0BEC5", "#B0BEC5", "#B0BEC5", "#B0BEC5", "#B0BEC5", "#B0BEC5", "#B0BEC5", "#B0BEC5", "#B0BEC5", "#B0BEC5", "#B0BEC5", "#B0BEC5", "#B0BEC5", "#B0BEC5", "#B0BEC5", "#B0BEC5", "#B0BEC5", "#B0BEC5", "#B0BEC5", "#B0BEC5", "#B0BEC5", "red", "#B0BEC5", "#B0BEC5", "#B0BEC5", "#B0BEC5", "#B0BEC5", "#B0BEC5", "#B0BEC5", "#B0BEC5", "#B0BEC5", "#B0BEC5", "#B0BEC5", "#B0BEC5", "#B0BEC5", "#B0BEC5", "#B0BEC5", "#B0BEC5", "#B0BEC5"]]}], "label": "Topic 32", "method": "update"}, {"args": [{"marker.color": [["#B0BEC5", "#B0BEC5", "#B0BEC5", "#B0BEC5", "#B0BEC5", "#B0BEC5", "#B0BEC5", "#B0BEC5", "#B0BEC5", "#B0BEC5", "#B0BEC5", "#B0BEC5", "#B0BEC5", "#B0BEC5", "#B0BEC5", "#B0BEC5", "#B0BEC5", "#B0BEC5", "#B0BEC5", "#B0BEC5", "#B0BEC5", "#B0BEC5", "#B0BEC5", "#B0BEC5", "#B0BEC5", "#B0BEC5", "#B0BEC5", "#B0BEC5", "#B0BEC5", "#B0BEC5", "#B0BEC5", "#B0BEC5", "red", "#B0BEC5", "#B0BEC5", "#B0BEC5", "#B0BEC5", "#B0BEC5", "#B0BEC5", "#B0BEC5", "#B0BEC5", "#B0BEC5", "#B0BEC5", "#B0BEC5", "#B0BEC5", "#B0BEC5", "#B0BEC5", "#B0BEC5", "#B0BEC5"]]}], "label": "Topic 33", "method": "update"}, {"args": [{"marker.color": [["#B0BEC5", "#B0BEC5", "#B0BEC5", "#B0BEC5", "#B0BEC5", "#B0BEC5", "#B0BEC5", "#B0BEC5", "#B0BEC5", "#B0BEC5", "#B0BEC5", "#B0BEC5", "#B0BEC5", "#B0BEC5", "#B0BEC5", "#B0BEC5", "#B0BEC5", "#B0BEC5", "#B0BEC5", "#B0BEC5", "#B0BEC5", "#B0BEC5", "#B0BEC5", "#B0BEC5", "#B0BEC5", "#B0BEC5", "#B0BEC5", "#B0BEC5", "#B0BEC5", "#B0BEC5", "#B0BEC5", "#B0BEC5", "#B0BEC5", "red", "#B0BEC5", "#B0BEC5", "#B0BEC5", "#B0BEC5", "#B0BEC5", "#B0BEC5", "#B0BEC5", "#B0BEC5", "#B0BEC5", "#B0BEC5", "#B0BEC5", "#B0BEC5", "#B0BEC5", "#B0BEC5", "#B0BEC5"]]}], "label": "Topic 34", "method": "update"}, {"args": [{"marker.color": [["#B0BEC5", "#B0BEC5", "#B0BEC5", "#B0BEC5", "#B0BEC5", "#B0BEC5", "#B0BEC5", "#B0BEC5", "#B0BEC5", "#B0BEC5", "#B0BEC5", "#B0BEC5", "#B0BEC5", "#B0BEC5", "#B0BEC5", "#B0BEC5", "#B0BEC5", "#B0BEC5", "#B0BEC5", "#B0BEC5", "#B0BEC5", "#B0BEC5", "#B0BEC5", "#B0BEC5", "#B0BEC5", "#B0BEC5", "#B0BEC5", "#B0BEC5", "#B0BEC5", "#B0BEC5", "#B0BEC5", "#B0BEC5", "#B0BEC5", "#B0BEC5", "red", "#B0BEC5", "#B0BEC5", "#B0BEC5", "#B0BEC5", "#B0BEC5", "#B0BEC5", "#B0BEC5", "#B0BEC5", "#B0BEC5", "#B0BEC5", "#B0BEC5", "#B0BEC5", "#B0BEC5", "#B0BEC5"]]}], "label": "Topic 35", "method": "update"}, {"args": [{"marker.color": [["#B0BEC5", "#B0BEC5", "#B0BEC5", "#B0BEC5", "#B0BEC5", "#B0BEC5", "#B0BEC5", "#B0BEC5", "#B0BEC5", "#B0BEC5", "#B0BEC5", "#B0BEC5", "#B0BEC5", "#B0BEC5", "#B0BEC5", "#B0BEC5", "#B0BEC5", "#B0BEC5", "#B0BEC5", "#B0BEC5", "#B0BEC5", "#B0BEC5", "#B0BEC5", "#B0BEC5", "#B0BEC5", "#B0BEC5", "#B0BEC5", "#B0BEC5", "#B0BEC5", "#B0BEC5", "#B0BEC5", "#B0BEC5", "#B0BEC5", "#B0BEC5", "#B0BEC5", "red", "#B0BEC5", "#B0BEC5", "#B0BEC5", "#B0BEC5", "#B0BEC5", "#B0BEC5", "#B0BEC5", "#B0BEC5", "#B0BEC5", "#B0BEC5", "#B0BEC5", "#B0BEC5", "#B0BEC5"]]}], "label": "Topic 36", "method": "update"}, {"args": [{"marker.color": [["#B0BEC5", "#B0BEC5", "#B0BEC5", "#B0BEC5", "#B0BEC5", "#B0BEC5", "#B0BEC5", "#B0BEC5", "#B0BEC5", "#B0BEC5", "#B0BEC5", "#B0BEC5", "#B0BEC5", "#B0BEC5", "#B0BEC5", "#B0BEC5", "#B0BEC5", "#B0BEC5", "#B0BEC5", "#B0BEC5", "#B0BEC5", "#B0BEC5", "#B0BEC5", "#B0BEC5", "#B0BEC5", "#B0BEC5", "#B0BEC5", "#B0BEC5", "#B0BEC5", "#B0BEC5", "#B0BEC5", "#B0BEC5", "#B0BEC5", "#B0BEC5", "#B0BEC5", "#B0BEC5", "red", "#B0BEC5", "#B0BEC5", "#B0BEC5", "#B0BEC5", "#B0BEC5", "#B0BEC5", "#B0BEC5", "#B0BEC5", "#B0BEC5", "#B0BEC5", "#B0BEC5", "#B0BEC5"]]}], "label": "Topic 37", "method": "update"}, {"args": [{"marker.color": [["#B0BEC5", "#B0BEC5", "#B0BEC5", "#B0BEC5", "#B0BEC5", "#B0BEC5", "#B0BEC5", "#B0BEC5", "#B0BEC5", "#B0BEC5", "#B0BEC5", "#B0BEC5", "#B0BEC5", "#B0BEC5", "#B0BEC5", "#B0BEC5", "#B0BEC5", "#B0BEC5", "#B0BEC5", "#B0BEC5", "#B0BEC5", "#B0BEC5", "#B0BEC5", "#B0BEC5", "#B0BEC5", "#B0BEC5", "#B0BEC5", "#B0BEC5", "#B0BEC5", "#B0BEC5", "#B0BEC5", "#B0BEC5", "#B0BEC5", "#B0BEC5", "#B0BEC5", "#B0BEC5", "#B0BEC5", "red", "#B0BEC5", "#B0BEC5", "#B0BEC5", "#B0BEC5", "#B0BEC5", "#B0BEC5", "#B0BEC5", "#B0BEC5", "#B0BEC5", "#B0BEC5", "#B0BEC5"]]}], "label": "Topic 38", "method": "update"}, {"args": [{"marker.color": [["#B0BEC5", "#B0BEC5", "#B0BEC5", "#B0BEC5", "#B0BEC5", "#B0BEC5", "#B0BEC5", "#B0BEC5", "#B0BEC5", "#B0BEC5", "#B0BEC5", "#B0BEC5", "#B0BEC5", "#B0BEC5", "#B0BEC5", "#B0BEC5", "#B0BEC5", "#B0BEC5", "#B0BEC5", "#B0BEC5", "#B0BEC5", "#B0BEC5", "#B0BEC5", "#B0BEC5", "#B0BEC5", "#B0BEC5", "#B0BEC5", "#B0BEC5", "#B0BEC5", "#B0BEC5", "#B0BEC5", "#B0BEC5", "#B0BEC5", "#B0BEC5", "#B0BEC5", "#B0BEC5", "#B0BEC5", "#B0BEC5", "red", "#B0BEC5", "#B0BEC5", "#B0BEC5", "#B0BEC5", "#B0BEC5", "#B0BEC5", "#B0BEC5", "#B0BEC5", "#B0BEC5", "#B0BEC5"]]}], "label": "Topic 39", "method": "update"}, {"args": [{"marker.color": [["#B0BEC5", "#B0BEC5", "#B0BEC5", "#B0BEC5", "#B0BEC5", "#B0BEC5", "#B0BEC5", "#B0BEC5", "#B0BEC5", "#B0BEC5", "#B0BEC5", "#B0BEC5", "#B0BEC5", "#B0BEC5", "#B0BEC5", "#B0BEC5", "#B0BEC5", "#B0BEC5", "#B0BEC5", "#B0BEC5", "#B0BEC5", "#B0BEC5", "#B0BEC5", "#B0BEC5", "#B0BEC5", "#B0BEC5", "#B0BEC5", "#B0BEC5", "#B0BEC5", "#B0BEC5", "#B0BEC5", "#B0BEC5", "#B0BEC5", "#B0BEC5", "#B0BEC5", "#B0BEC5", "#B0BEC5", "#B0BEC5", "#B0BEC5", "red", "#B0BEC5", "#B0BEC5", "#B0BEC5", "#B0BEC5", "#B0BEC5", "#B0BEC5", "#B0BEC5", "#B0BEC5", "#B0BEC5"]]}], "label": "Topic 40", "method": "update"}, {"args": [{"marker.color": [["#B0BEC5", "#B0BEC5", "#B0BEC5", "#B0BEC5", "#B0BEC5", "#B0BEC5", "#B0BEC5", "#B0BEC5", "#B0BEC5", "#B0BEC5", "#B0BEC5", "#B0BEC5", "#B0BEC5", "#B0BEC5", "#B0BEC5", "#B0BEC5", "#B0BEC5", "#B0BEC5", "#B0BEC5", "#B0BEC5", "#B0BEC5", "#B0BEC5", "#B0BEC5", "#B0BEC5", "#B0BEC5", "#B0BEC5", "#B0BEC5", "#B0BEC5", "#B0BEC5", "#B0BEC5", "#B0BEC5", "#B0BEC5", "#B0BEC5", "#B0BEC5", "#B0BEC5", "#B0BEC5", "#B0BEC5", "#B0BEC5", "#B0BEC5", "#B0BEC5", "red", "#B0BEC5", "#B0BEC5", "#B0BEC5", "#B0BEC5", "#B0BEC5", "#B0BEC5", "#B0BEC5", "#B0BEC5"]]}], "label": "Topic 41", "method": "update"}, {"args": [{"marker.color": [["#B0BEC5", "#B0BEC5", "#B0BEC5", "#B0BEC5", "#B0BEC5", "#B0BEC5", "#B0BEC5", "#B0BEC5", "#B0BEC5", "#B0BEC5", "#B0BEC5", "#B0BEC5", "#B0BEC5", "#B0BEC5", "#B0BEC5", "#B0BEC5", "#B0BEC5", "#B0BEC5", "#B0BEC5", "#B0BEC5", "#B0BEC5", "#B0BEC5", "#B0BEC5", "#B0BEC5", "#B0BEC5", "#B0BEC5", "#B0BEC5", "#B0BEC5", "#B0BEC5", "#B0BEC5", "#B0BEC5", "#B0BEC5", "#B0BEC5", "#B0BEC5", "#B0BEC5", "#B0BEC5", "#B0BEC5", "#B0BEC5", "#B0BEC5", "#B0BEC5", "#B0BEC5", "red", "#B0BEC5", "#B0BEC5", "#B0BEC5", "#B0BEC5", "#B0BEC5", "#B0BEC5", "#B0BEC5"]]}], "label": "Topic 42", "method": "update"}, {"args": [{"marker.color": [["#B0BEC5", "#B0BEC5", "#B0BEC5", "#B0BEC5", "#B0BEC5", "#B0BEC5", "#B0BEC5", "#B0BEC5", "#B0BEC5", "#B0BEC5", "#B0BEC5", "#B0BEC5", "#B0BEC5", "#B0BEC5", "#B0BEC5", "#B0BEC5", "#B0BEC5", "#B0BEC5", "#B0BEC5", "#B0BEC5", "#B0BEC5", "#B0BEC5", "#B0BEC5", "#B0BEC5", "#B0BEC5", "#B0BEC5", "#B0BEC5", "#B0BEC5", "#B0BEC5", "#B0BEC5", "#B0BEC5", "#B0BEC5", "#B0BEC5", "#B0BEC5", "#B0BEC5", "#B0BEC5", "#B0BEC5", "#B0BEC5", "#B0BEC5", "#B0BEC5", "#B0BEC5", "#B0BEC5", "red", "#B0BEC5", "#B0BEC5", "#B0BEC5", "#B0BEC5", "#B0BEC5", "#B0BEC5"]]}], "label": "Topic 43", "method": "update"}, {"args": [{"marker.color": [["#B0BEC5", "#B0BEC5", "#B0BEC5", "#B0BEC5", "#B0BEC5", "#B0BEC5", "#B0BEC5", "#B0BEC5", "#B0BEC5", "#B0BEC5", "#B0BEC5", "#B0BEC5", "#B0BEC5", "#B0BEC5", "#B0BEC5", "#B0BEC5", "#B0BEC5", "#B0BEC5", "#B0BEC5", "#B0BEC5", "#B0BEC5", "#B0BEC5", "#B0BEC5", "#B0BEC5", "#B0BEC5", "#B0BEC5", "#B0BEC5", "#B0BEC5", "#B0BEC5", "#B0BEC5", "#B0BEC5", "#B0BEC5", "#B0BEC5", "#B0BEC5", "#B0BEC5", "#B0BEC5", "#B0BEC5", "#B0BEC5", "#B0BEC5", "#B0BEC5", "#B0BEC5", "#B0BEC5", "#B0BEC5", "red", "#B0BEC5", "#B0BEC5", "#B0BEC5", "#B0BEC5", "#B0BEC5"]]}], "label": "Topic 44", "method": "update"}, {"args": [{"marker.color": [["#B0BEC5", "#B0BEC5", "#B0BEC5", "#B0BEC5", "#B0BEC5", "#B0BEC5", "#B0BEC5", "#B0BEC5", "#B0BEC5", "#B0BEC5", "#B0BEC5", "#B0BEC5", "#B0BEC5", "#B0BEC5", "#B0BEC5", "#B0BEC5", "#B0BEC5", "#B0BEC5", "#B0BEC5", "#B0BEC5", "#B0BEC5", "#B0BEC5", "#B0BEC5", "#B0BEC5", "#B0BEC5", "#B0BEC5", "#B0BEC5", "#B0BEC5", "#B0BEC5", "#B0BEC5", "#B0BEC5", "#B0BEC5", "#B0BEC5", "#B0BEC5", "#B0BEC5", "#B0BEC5", "#B0BEC5", "#B0BEC5", "#B0BEC5", "#B0BEC5", "#B0BEC5", "#B0BEC5", "#B0BEC5", "#B0BEC5", "red", "#B0BEC5", "#B0BEC5", "#B0BEC5", "#B0BEC5"]]}], "label": "Topic 45", "method": "update"}, {"args": [{"marker.color": [["#B0BEC5", "#B0BEC5", "#B0BEC5", "#B0BEC5", "#B0BEC5", "#B0BEC5", "#B0BEC5", "#B0BEC5", "#B0BEC5", "#B0BEC5", "#B0BEC5", "#B0BEC5", "#B0BEC5", "#B0BEC5", "#B0BEC5", "#B0BEC5", "#B0BEC5", "#B0BEC5", "#B0BEC5", "#B0BEC5", "#B0BEC5", "#B0BEC5", "#B0BEC5", "#B0BEC5", "#B0BEC5", "#B0BEC5", "#B0BEC5", "#B0BEC5", "#B0BEC5", "#B0BEC5", "#B0BEC5", "#B0BEC5", "#B0BEC5", "#B0BEC5", "#B0BEC5", "#B0BEC5", "#B0BEC5", "#B0BEC5", "#B0BEC5", "#B0BEC5", "#B0BEC5", "#B0BEC5", "#B0BEC5", "#B0BEC5", "#B0BEC5", "red", "#B0BEC5", "#B0BEC5", "#B0BEC5"]]}], "label": "Topic 46", "method": "update"}, {"args": [{"marker.color": [["#B0BEC5", "#B0BEC5", "#B0BEC5", "#B0BEC5", "#B0BEC5", "#B0BEC5", "#B0BEC5", "#B0BEC5", "#B0BEC5", "#B0BEC5", "#B0BEC5", "#B0BEC5", "#B0BEC5", "#B0BEC5", "#B0BEC5", "#B0BEC5", "#B0BEC5", "#B0BEC5", "#B0BEC5", "#B0BEC5", "#B0BEC5", "#B0BEC5", "#B0BEC5", "#B0BEC5", "#B0BEC5", "#B0BEC5", "#B0BEC5", "#B0BEC5", "#B0BEC5", "#B0BEC5", "#B0BEC5", "#B0BEC5", "#B0BEC5", "#B0BEC5", "#B0BEC5", "#B0BEC5", "#B0BEC5", "#B0BEC5", "#B0BEC5", "#B0BEC5", "#B0BEC5", "#B0BEC5", "#B0BEC5", "#B0BEC5", "#B0BEC5", "#B0BEC5", "red", "#B0BEC5", "#B0BEC5"]]}], "label": "Topic 47", "method": "update"}, {"args": [{"marker.color": [["#B0BEC5", "#B0BEC5", "#B0BEC5", "#B0BEC5", "#B0BEC5", "#B0BEC5", "#B0BEC5", "#B0BEC5", "#B0BEC5", "#B0BEC5", "#B0BEC5", "#B0BEC5", "#B0BEC5", "#B0BEC5", "#B0BEC5", "#B0BEC5", "#B0BEC5", "#B0BEC5", "#B0BEC5", "#B0BEC5", "#B0BEC5", "#B0BEC5", "#B0BEC5", "#B0BEC5", "#B0BEC5", "#B0BEC5", "#B0BEC5", "#B0BEC5", "#B0BEC5", "#B0BEC5", "#B0BEC5", "#B0BEC5", "#B0BEC5", "#B0BEC5", "#B0BEC5", "#B0BEC5", "#B0BEC5", "#B0BEC5", "#B0BEC5", "#B0BEC5", "#B0BEC5", "#B0BEC5", "#B0BEC5", "#B0BEC5", "#B0BEC5", "#B0BEC5", "#B0BEC5", "red", "#B0BEC5"]]}], "label": "Topic 48", "method": "update"}, {"args": [{"marker.color": [["#B0BEC5", "#B0BEC5", "#B0BEC5", "#B0BEC5", "#B0BEC5", "#B0BEC5", "#B0BEC5", "#B0BEC5", "#B0BEC5", "#B0BEC5", "#B0BEC5", "#B0BEC5", "#B0BEC5", "#B0BEC5", "#B0BEC5", "#B0BEC5", "#B0BEC5", "#B0BEC5", "#B0BEC5", "#B0BEC5", "#B0BEC5", "#B0BEC5", "#B0BEC5", "#B0BEC5", "#B0BEC5", "#B0BEC5", "#B0BEC5", "#B0BEC5", "#B0BEC5", "#B0BEC5", "#B0BEC5", "#B0BEC5", "#B0BEC5", "#B0BEC5", "#B0BEC5", "#B0BEC5", "#B0BEC5", "#B0BEC5", "#B0BEC5", "#B0BEC5", "#B0BEC5", "#B0BEC5", "#B0BEC5", "#B0BEC5", "#B0BEC5", "#B0BEC5", "#B0BEC5", "#B0BEC5", "red"]]}], "label": "Topic 49", "method": "update"}]}], "title": {"font": {"color": "Black", "size": 22}, "text": "<b>Intertopic Distance Map", "x": 0.5, "xanchor": "center", "y": 0.95, "yanchor": "top"}, "width": 650, "xaxis": {"anchor": "y", "domain": [0, 1], "range": [-11.48, 19.55], "title": {"text": ""}, "type": "linear", "visible": false}, "yaxis": {"anchor": "x", "domain": [0, 1], "range": [-6.601, 25.78], "title": {"text": ""}, "type": "linear", "visible": false}}}
